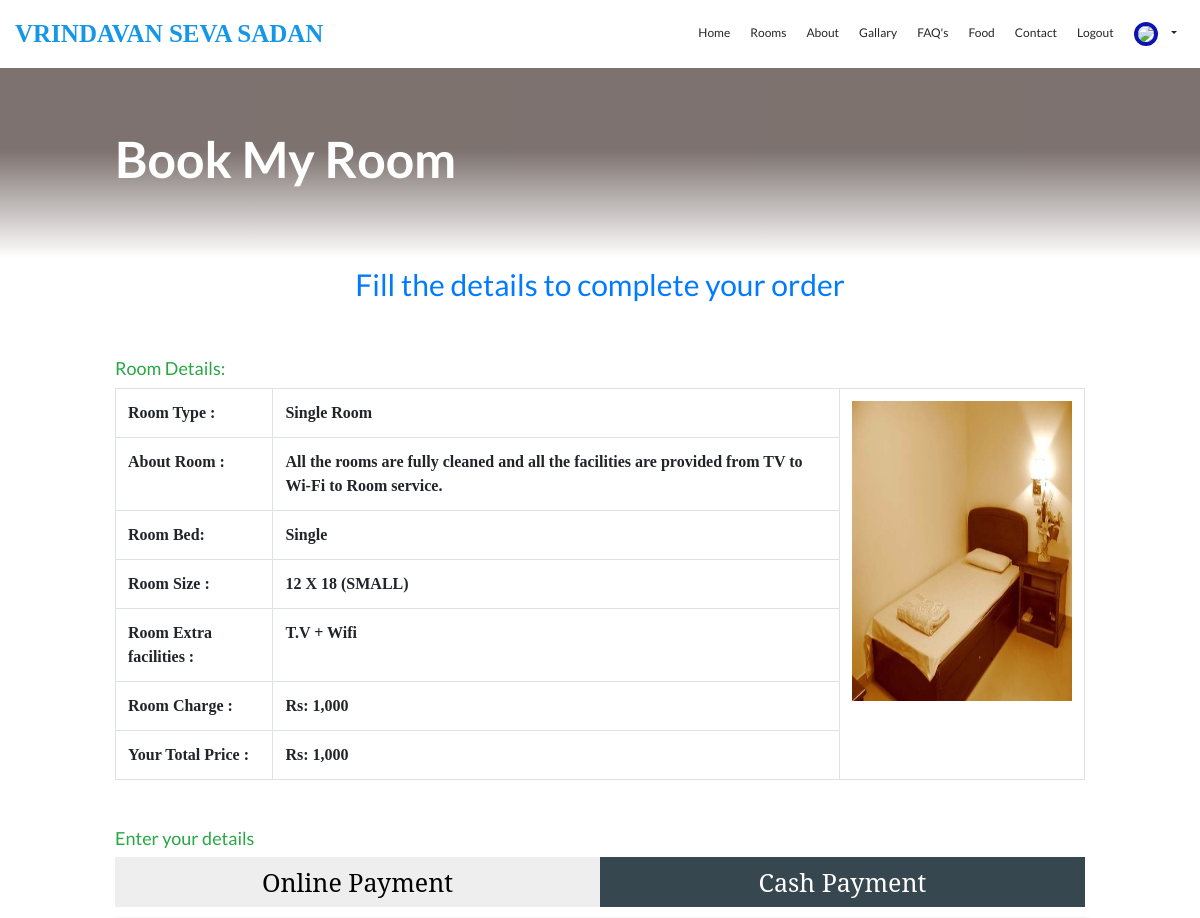
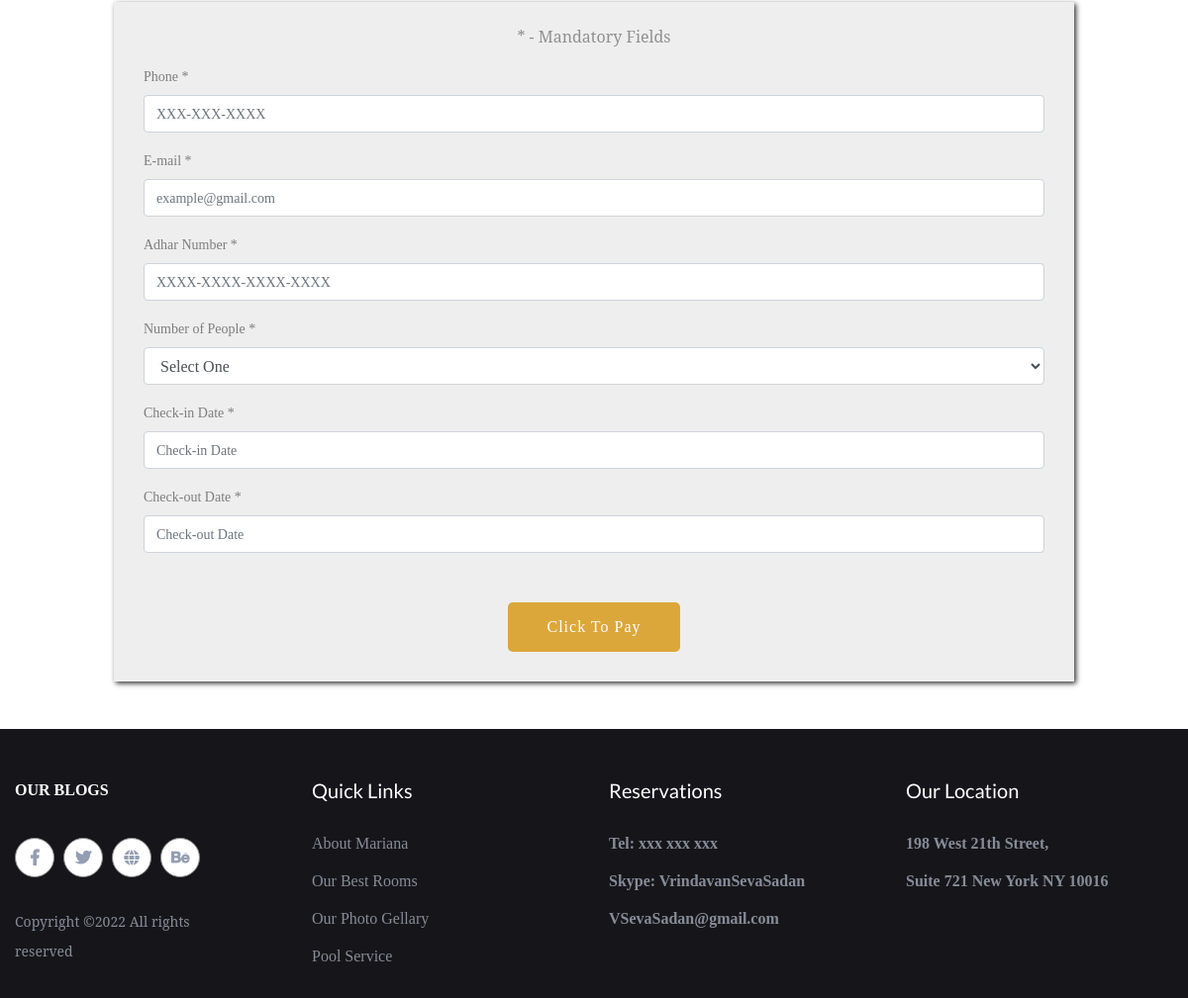
The app's page /bookRoom.php?roomid=2 (signed in) with its own data (2 pictures, top to bottom).
### tables this page shows
CREATE TABLE `room` (
  `room_id` int(11) NOT NULL,
  `room_num` varchar(100) NOT NULL,
  `room_type` varchar(200) NOT NULL,
  `room_bed` varchar(200) NOT NULL,
  `room_size` varchar(200) NOT NULL,
  `room_extra` varchar(200) NOT NULL,
  `room_about` text NOT NULL,
  `room_price` varchar(200) NOT NULL,
  `room_img` varchar(500) NOT NULL
);

### bookRoom.php (the view, shortened to what this page needs)
<?php
include 'admin/DataBaseConnection.php';
if (isset($_GET['roomid'])) {
    $id = $_GET['roomid'];
    $sql = "SELECT * FROM `room` WHERE room_id = '$id'";
    $result = mysqli_query($con,$sql);
    $row = mysqli_fetch_array($result);
    $room_type = $row['room_type'];
    $room_about = $row['room_about'];
    $room_bed = $row['room_bed'];
    $room_size = $row['room_size'];
    $room_extra = $row['room_extra'];
    $room_price = $row['room_price'];
    $rimage = $row['room_img'];
}else{
    echo "No product found!!";
}
 ?>
<!doctype html>
<html class="no-js" lang="zxx">
    <head>
        <link rel="stylesheet" href="assets/css/bootstrap.min.css">
        <link rel="stylesheet" href="assets/css/owl.carousel.min.css">
        <link rel="stylesheet" href="assets/css/gijgo.css">
        <link rel="stylesheet" href="assets/css/slicknav.css">
        <link rel="stylesheet" href="assets/css/animate.min.css">
        <link rel="stylesheet" href="assets/css/magnific-popup.css">
        <link rel="stylesheet" href="assets/css/fontawesome-all.min.css">
        <link rel="stylesheet" href="assets/css/themify-icons.css">
        <link rel="stylesheet" href="assets/css/themify-icons.css">
        <link rel="stylesheet" href="assets/css/slick.css">
        <link rel="stylesheet" href="assets/css/nice-select.css">
        <link rel="stylesheet" href="assets/css/style.css">
        <link rel="stylesheet" href="assets/css/responsive.css">
        <link rel="stylesheet" href="http://code.jquery.com/ui/1.11.0/themes/smoothness/jquery-ui.css">
   </head>
   <body>
    <div id="preloader-active">
        <div class="preloader d-flex align-items-center justify-content-center">
            <div class="preloader-inner position-relative">
                <div class="preloader-img pere-text">
                    <strong>Hotel</b>
                </div>
            </div>
        </div>
    </div>
    <header>
       <div class="header-area header-sticky">
            <div class="main-header">
                <div class="container">
                    <div class="row align-items-center">
                        <div class="col-xl-4 col-lg-4">
                            <div class="logo">
                               <a href="index.html" style="font-size: 25px;">VRINDAVAN SEVA SADAN</a>
                            </div>
                        </div>
                    <div class="col-xl-8 col-lg-8">
                            <div class="main-menu f-right d-none d-lg-block">
                                <nav>
                                    <ul id="navigation">
                                        <li><a href="index.php">Home</a></li>
                                        <li><a href="rooms.php">Rooms</a></li>
                                        <li><a href="about.php">About</a></li>
                                        <li><a href="galary.php">Gallary</a></li>
                                        <li><a href="faqs.php">FAQ's</a></li>
                                        <li><a href="foodmenu.php">Food</a></li>
                                        <li><a href="contact.php">Contact</a></li>
                                        <?php
                                        if (isset($_SESSION['uname'])) {
                                         ?>
                                            <li><a href='logout.php'>Logout</a></li>
                                            <li><div class='dropdown'>
                                                <a href='' class='dropdown-toggle' data-toggle='dropdown'>
                                                    <?php
                                                    if ($_SESSION["uimg"] == "") {
                                                        echo "<img src='userSection/image/profile.jpg' style='border: 4px solid #0c14b0; border-radius: 50%; height: 50px;' class='mr-2'>";
                                                    }else{ ?>
                                                        <img src='userSection/image/<?php echo $_SESSION["uimg"]; ?>' style='border: 4px solid #0c14b0; border-radius: 50%; height: 50px;' class='mr-2'><?php
                                                    }
                                                     ?>
                                            </a></div></li>
                                            <?php
                                        }else{ ?>
                                            <li><a href='login.php'>Login</a></li>
                                            <?php
                                        }
                                         ?>
                                    </ul>
                                </nav>
                            </div>
                        </div>
                    </div>
                </div>
            </div>
       </div>
    </header>
    <main>
        <div class="slider-area">
            <div class="single-slider hero-overly slider-height2 d-flex align-items-center" data-background="assets/img/hero/aboutpage_hero.jpg" >
                <div class="container">
                    <div class="row ">
                        <div class="col-md-11 offset-xl-1 offset-lg-1 offset-md-1">
                            <div class="hero-caption">
                                <h2>Book My Room</h2>
                            </div>
                        </div>
                    </div>
                </div>
            </div>
        </div>
    <div class="container">
        <div class="row justify-content-center">
            <div class="col-md-10 mb-5">
                <h2 class="text-center p-2 text-primary">Fill the details to complete your order</h2>
                <h4 class="mt-5 mb-2 text-success">Room Details:</h4>
                <table class="table table-bordered" width="500px">
                    <tr>
                        <th>Room Type :</th>
                        <td><?php echo $room_type; ?></td>
                        <td rowspan="7" class="text-center"><img src="admin/roomimg/<?php echo $rimage; ?>" width="220" height="300"></td>
                    </tr>
                    <tr>
                        <th>About Room :</th>
                        <td><?php echo $room_about; ?></td>
                    </tr>
                    <tr>
                        <th>Room Bed:</th>
                        <td><?php echo $room_bed; ?></td>
                    </tr>
                    <tr>
                        <th>Room Size :</th>
                        <td><?php echo $room_size; ?></td>
                    </tr>
                    <tr>
                        <th>Room Extra facilities :</th>
                        <td><?php echo $room_extra; ?></td>
                    </tr>
                    <tr>
                        <th>Room Charge :</th>
                        <td>Rs: <?php echo number_format($room_price); ?></td>
                    </tr>
                    <tr>
                        <th>Your Total Price :</th>
                        <td>Rs: <?php echo number_format($room_price); ?></td>
                    </tr>
                </table>
                <h4 class="mt-5 mb-2 text-success">Enter your details</h4>
    <div class="main">
        <div id="tab-btn">
            <p class="login active">Online Payment</p>
            <p class="register">Cash Payment</p>
        </div>
    <div class="container-doc">
        <form id="bookform" method="post" action="Paytm/PaytmKit/pgRedirect.php" class="">
        <p class="text-center">* - Mandatory Fields</p>
        <div class="form-group">
            <label>Phone *</label>
            <input type="text" name="PHONE" id="phone" placeholder="XXX-XXX-XXXX" class="form-control" required maxlength="10">
        </div>
        <div class="form-group">
            <label>E-mail *</label>
            <input type="email" name="EMAIL" id="email" placeholder="example@gmail.com" class="form-control" required>
        </div>
        <div class="form-group">
            <label>Adhar Number *</label>
            <input type="text" name="ADHAR" id="adhar" placeholder="XXXX-XXXX-XXXX-XXXX" class="form-control" maxlength="16" required>
        </div>
        <div class="form-group">
            <label>Number of People *</label>
            <select class="form-control" id="noperson" name="NOPEOPLE" autocomplete="off" required>
                <option value selected >Select One</option>
            </select>
        </div>
        <div class="form-group">
          <label for="doj">Check-in Date *</label>
          <input type="text" name="CHECKIN" id="checkin" placeholder="Check-in Date" class="form-control" autocomplete="off" required>
        </div>
        <div class="form-group">
          <label for="dob">Check-out Date *</label>
          <input type="text" name="CHECKOUT" id="checkout" placeholder="Check-out Date" class="form-control" autocomplete="off" required>
        </div>
        <div style="text-align: center; margin-top: 50px;">
            <input type="submit" name="submit" class="btn btn-danger" value="Click to pay">
        </div>
    </form>
    </div>
            </div>
        </div>
    </div>
    </div>
     </main>
    <footer>
        <div class="footer-area black-bg pt-50">
            <div class="container">
                <div class="row d-flex justify-content-between">
                    <div class="col-xl-3 col-lg-3 col-md-4 col-sm-6">
                       <div class="single-footer-caption mb-30">
                          <div class="footer-logo" style=" margin-bottom: 36px;">
                            <a href="index.html" style="color: white;">OUR BLOGS</a>
                          </div>
                          <div class="footer-social footer-social2">
                              <a href="#" style="border-radius: 50%"><i class="fab fa-facebook-f"></i></a>
                              <a href="#" style="border-radius: 50%"><i class="fab fa-twitter"></i></a>
                              <a href="#" style="border-radius: 50%"><i class="fas fa-globe"></i></a>
                              <a href="#" style="border-radius: 50%"><i class="fab fa-behance"></i></a>
                          </div>
                          <div class="footer-pera">
                               <p>Copyright &copy;<script>document.write(new Date().getFullYear());</script> All rights reserved</p>
                          </div>
                       </div>
                    </div>
                    <div class="col-xl-3 col-lg-3 col-md-3 col-sm-5">
                        <div class="single-footer-caption mb-30">
                            <div class="footer-tittle">
                                <h4>Quick Links</h4>
                                <ul>
                                    <li><a href="#">About Mariana</a></li>
                                    <li><a href="#">Our Best Rooms</a></li>
                                    <li><a href="#">Our Photo Gellary</a></li>
                                    <li><a href="#">Pool Service</a></li>
                                </ul>
                            </div>
                        </div>
                    </div>
                    <div class="col-xl-3 col-lg-3 col-md-3 col-sm-3">
                        <div class="single-footer-caption mb-30">
                            <div class="footer-tittle">
                                <h4>Reservations</h4>
                                <ul>
                                    <li>Tel: xxx xxx xxx</li>
                                    <li>Skype: VrindavanSevaSadan</li>
                                    <li>VSevaSadan@gmail.com</li>
                                </ul>
                            </div>
                        </div>
                    </div>
                    <div class="col-xl-3 col-lg-3 col-md-4  col-sm-5">
                        <div class="single-footer-caption mb-30">
                            <div class="footer-tittle">
                                <h4>Our Location</h4>
                                <ul>
                                    <li>198 West 21th Street,</li>
                                    <li>Suite 721 New York NY 10016</li>
                                </ul>
                            </div>
                        </div>
                    </div>
                </div>
            </div>
        </div>
    </footer>
    </body>
</html>

### bookRoom.php (style rules this page uses)
* { margin: 0; padding: 0; -webkit-box-sizing: border-box; -moz-box-sizing: border-box; box-sizing: border-box; font-family: Cabin; }
#tab-btn { display: -webkit-flex; display: -moz-flex; display: -ms-flex; display: -o-flex; display: flex; width: 100%; justify-content: center; }
.login,.register { text-decoration: none; display: block; width: 100%; background-color: #37474f; text-align: center; color: #fff; font-size: 25px; padding: 10px; }
.active { background-color: #eee; color: #000; }
.container-doc,.other { width: 100%; background-color: #eee; padding: 20px 30px 30px 30px; box-shadow: 2px 2px 5px #333; }

### records on screen
room: room_type "Single Room", room_img (picture), room_about "All the rooms are fully cleaned and all the facilities are provided from TV to Wi-Fi to Room service.", room_bed "Single", room_size "12 X 18 (SMALL)", room_extra "T.V + Wifi", room_price "1,000"
